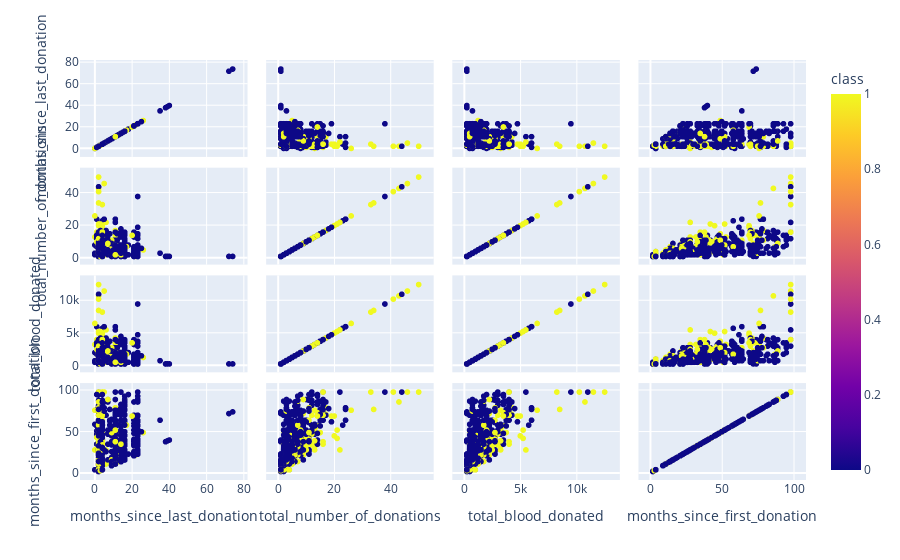

This figure's notebook cell:
### Code cell
fig = px.scatter_matrix(df,dimensions=['months_since_last_donation', 'total_number_of_donations', 'total_blood_donated','months_since_first_donation'], color= 'class')
fig.show()

### Figure 1 — Plotly figure (JSON) as saved in the notebook; plotly's stock layout.template omitted (floating-point values rounded to 4 significant figures; data arrays with more than 128 entries replaced by an {"elided": "..."} marker saying what was removed)
{"data": [{"dimensions": [{"axis": {"matches": true}, "label": "months_since_last_donation", "values": {"elided": "748 int values"}}, {"axis": {"matches": true}, "label": "total_number_of_donations", "values": {"elided": "748 int values"}}, {"axis": {"matches": true}, "label": "total_blood_donated", "values": {"elided": "748 int values"}}, {"axis": {"matches": true}, "label": "months_since_first_donation", "values": {"elided": "748 int values"}}], "hovertemplate": "%{xaxis.title.text}=%{x}<br>%{yaxis.title.text}=%{y}<br>class=%{marker.color}<extra></extra>", "legendgroup": "", "marker": {"color": {"elided": "748 int values"}, "coloraxis": "coloraxis", "symbol": "circle"}, "name": "", "showlegend": false, "type": "splom"}], "layout": {"coloraxis": {"colorbar": {"title": {"text": "class"}}, "colorscale": [[0, "#0d0887"], [0.1111, "#46039f"], [0.2222, "#7201a8"], [0.3333, "#9c179e"], [0.4444, "#bd3786"], [0.5556, "#d8576b"], [0.6667, "#ed7953"], [0.7778, "#fb9f3a"], [0.8889, "#fdca26"], [1, "#f0f921"]]}, "dragmode": "select", "legend": {"tracegroupgap": 0}, "margin": {"t": 60}}}
